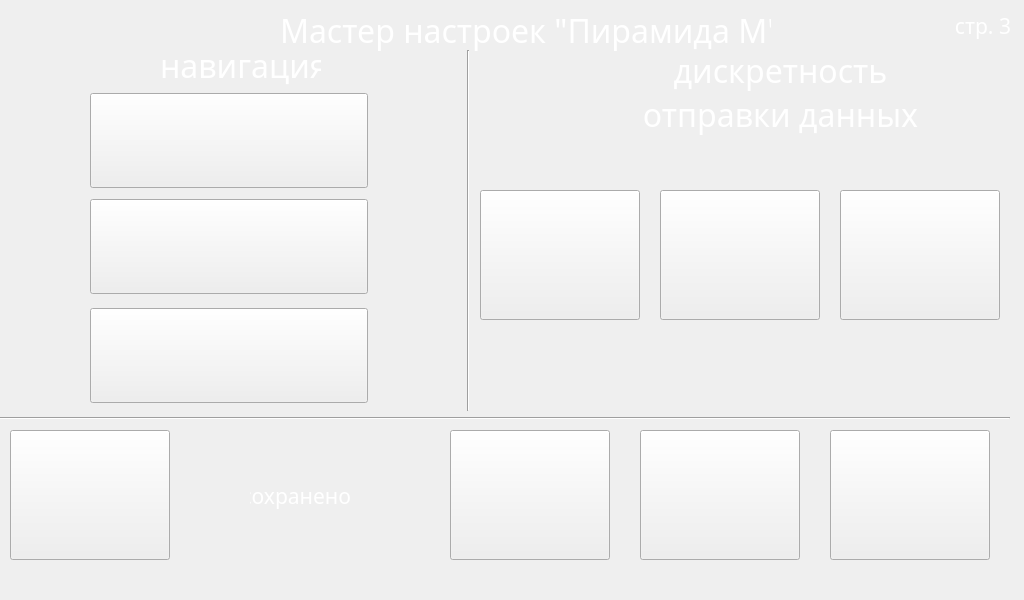
    <widget class="QWidget" name="Page3" native="true">
     <property name="minimumSize">
      <size>
       <width>1024</width>
       <height>600</height>
      </size>
     </property>
     <property name="maximumSize">
      <size>
       <width>1024</width>
       <height>600</height>
      </size>
     </property>
     <widget class="QLabel" name="page2">
      <property name="geometry">
       <rect>
        <x>920</x>
        <y>10</y>
        <width>91</width>
        <height>31</height>
       </rect>
      </property>
      <property name="palette">
       <palette>
        <active>
         <colorrole role="WindowText">
          <brush brushstyle="SolidPattern">
           <color alpha="255">
            <red>255</red>
            <green>255</green>
            <blue>255</blue>
           </color>
          </brush>
         </colorrole>
         <colorrole role="Text">
          <brush brushstyle="SolidPattern">
           <color alpha="255">
            <red>255</red>
            <green>255</green>
            <blue>255</blue>
           </color>
          </brush>
         </colorrole>
         <colorrole role="ButtonText">
          <brush brushstyle="SolidPattern">
           <color alpha="255">
            <red>255</red>
            <green>255</green>
            <blue>255</blue>
           </color>
          </brush>
         </colorrole>
        </active>
        <inactive>
         <colorrole role="WindowText">
          <brush brushstyle="SolidPattern">
           <color alpha="255">
            <red>255</red>
            <green>255</green>
            <blue>255</blue>
           </color>
          </brush>
         </colorrole>
         <colorrole role="Text">
          <brush brushstyle="SolidPattern">
           <color alpha="255">
            <red>255</red>
            <green>255</green>
            <blue>255</blue>
           </color>
          </brush>
         </colorrole>
         <colorrole role="ButtonText">
          <brush brushstyle="SolidPattern">
           <color alpha="255">
            <red>255</red>
            <green>255</green>
            <blue>255</blue>
           </color>
          </brush>
         </colorrole>
        </inactive>
        <disabled>
         <colorrole role="WindowText">
          <brush brushstyle="SolidPattern">
           <color alpha="255">
            <red>120</red>
            <green>120</green>
            <blue>120</blue>
           </color>
          </brush>
         </colorrole>
         <colorrole role="Text">
          <brush brushstyle="SolidPattern">
           <color alpha="255">
            <red>120</red>
            <green>120</green>
            <blue>120</blue>
           </color>
          </brush>
         </colorrole>
         <colorrole role="ButtonText">
          <brush brushstyle="SolidPattern">
           <color alpha="255">
            <red>120</red>
            <green>120</green>
            <blue>120</blue>
           </color>
          </brush>
         </colorrole>
        </disabled>
       </palette>
      </property>
      <property name="font">
       <font>
        <family>Trebuchet MS</family>
        <pointsize>16</pointsize>
       </font>
      </property>
      <property name="text">
       <string>стр. 3</string>
      </property>
      <property name="alignment">
       <set>Qt::AlignRight|Qt::AlignTrailing|Qt::AlignVCenter</set>
      </property>
     </widget>
     <widget class="QLabel" name="caption">
      <property name="geometry">
       <rect>
        <x>280</x>
        <y>10</y>
        <width>491</width>
        <height>41</height>
       </rect>
      </property>
      <property name="palette">
       <palette>
        <active>
         <colorrole role="WindowText">
          <brush brushstyle="SolidPattern">
           <color alpha="255">
            <red>255</red>
            <green>255</green>
            <blue>255</blue>
           </color>
          </brush>
         </colorrole>
         <colorrole role="Text">
          <brush brushstyle="SolidPattern">
           <color alpha="255">
            <red>255</red>
            <green>255</green>
            <blue>255</blue>
           </color>
          </brush>
         </colorrole>
         <colorrole role="ButtonText">
          <brush brushstyle="SolidPattern">
           <color alpha="255">
            <red>255</red>
            <green>255</green>
            <blue>255</blue>
           </color>
          </brush>
         </colorrole>
        </active>
        <inactive>
         <colorrole role="WindowText">
          <brush brushstyle="SolidPattern">
           <color alpha="255">
            <red>255</red>
            <green>255</green>
            <blue>255</blue>
           </color>
          </brush>
         </colorrole>
         <colorrole role="Text">
          <brush brushstyle="SolidPattern">
           <color alpha="255">
            <red>255</red>
            <green>255</green>
            <blue>255</blue>
           </color>
          </brush>
         </colorrole>
         <colorrole role="ButtonText">
          <brush brushstyle="SolidPattern">
           <color alpha="255">
            <red>255</red>
            <green>255</green>
            <blue>255</blue>
           </color>
          </brush>
         </colorrole>
        </inactive>
        <disabled>
         <colorrole role="WindowText">
          <brush brushstyle="SolidPattern">
           <color alpha="255">
            <red>120</red>
            <green>120</green>
            <blue>120</blue>
           </color>
          </brush>
         </colorrole>
         <colorrole role="Text">
          <brush brushstyle="SolidPattern">
           <color alpha="255">
            <red>120</red>
            <green>120</green>
            <blue>120</blue>
           </color>
          </brush>
         </colorrole>
         <colorrole role="ButtonText">
          <brush brushstyle="SolidPattern">
           <color alpha="255">
            <red>120</red>
            <green>120</green>
            <blue>120</blue>
           </color>
          </brush>
         </colorrole>
        </disabled>
       </palette>
      </property>
      <property name="font">
       <font>
        <family>Trebuchet MS</family>
        <pointsize>24</pointsize>
       </font>
      </property>
      <property name="text">
       <string>Мастер настроек &quot;Пирамида М&quot;</string>
      </property>
      <property name="alignment">
       <set>Qt::AlignLeading|Qt::AlignLeft|Qt::AlignVCenter</set>
      </property>
     </widget>
     <widget class="Line" name="line_6">
      <property name="geometry">
       <rect>
        <x>-10</x>
        <y>410</y>
        <width>1020</width>
        <height>16</height>
       </rect>
      </property>
      <property name="orientation">
       <enum>Qt::Horizontal</enum>
      </property>
     </widget>
     <widget class="QPushButton" name="FinishBut">
      <property name="geometry">
       <rect>
        <x>830</x>
        <y>430</y>
        <width>160</width>
        <height>130</height>
       </rect>
      </property>
      <property name="styleSheet">
       <string notr="true"> QPushButton:hover:pressed {
    padding-right: 15px; /* make room for the arrows */
	border-image: url(:/Pyramid/got_n.png);
     border-width: 3;}
 
QPushButton{
     padding-right: 15px; /* make room for the arrows */
   	border-image: url(:/Pyramid/got.png);
     border-width: 3;}

 QPushButton:hover {
    padding-right: 15px; /* make room for the arrows */
   border-image: url(:/Pyramid/got.png);
     border-width: 3;}</string>
      </property>
      <property name="text">
       <string/>
      </property>
     </widget>
     <widget class="QPushButton" name="saveBut">
      <property name="geometry">
       <rect>
        <x>450</x>
        <y>430</y>
        <width>160</width>
        <height>130</height>
       </rect>
      </property>
      <property name="styleSheet">
       <string notr="true"> QPushButton:hover:pressed {
    padding-right: 15px; /* make room for the arrows */
	border-image: url(:/Pyramid/save_n.png);
     border-width: 3;}
 
QPushButton{
     padding-right: 15px; /* make room for the arrows */
   	border-image: url(:/Pyramid/save.png);
     border-width: 3;}

 QPushButton:hover {
    padding-right: 15px; /* make room for the arrows */
   border-image: url(:/Pyramid/save.png);
     border-width: 3;}</string>
      </property>
      <property name="text">
       <string/>
      </property>
     </widget>
     <widget class="QLabel" name="naviLbl">
      <property name="geometry">
       <rect>
        <x>160</x>
        <y>45</y>
        <width>161</width>
        <height>41</height>
       </rect>
      </property>
      <property name="palette">
       <palette>
        <active>
         <colorrole role="WindowText">
          <brush brushstyle="SolidPattern">
           <color alpha="255">
            <red>255</red>
            <green>255</green>
            <blue>255</blue>
           </color>
          </brush>
         </colorrole>
         <colorrole role="Text">
          <brush brushstyle="SolidPattern">
           <color alpha="255">
            <red>255</red>
            <green>255</green>
            <blue>255</blue>
           </color>
          </brush>
         </colorrole>
         <colorrole role="ButtonText">
          <brush brushstyle="SolidPattern">
           <color alpha="255">
            <red>255</red>
            <green>255</green>
            <blue>255</blue>
           </color>
          </brush>
         </colorrole>
        </active>
        <inactive>
         <colorrole role="WindowText">
          <brush brushstyle="SolidPattern">
           <color alpha="255">
            <red>255</red>
            <green>255</green>
            <blue>255</blue>
           </color>
          </brush>
         </colorrole>
         <colorrole role="Text">
          <brush brushstyle="SolidPattern">
           <color alpha="255">
            <red>255</red>
            <green>255</green>
            <blue>255</blue>
           </color>
          </brush>
         </colorrole>
         <colorrole role="ButtonText">
          <brush brushstyle="SolidPattern">
           <color alpha="255">
            <red>255</red>
            <green>255</green>
            <blue>255</blue>
           </color>
          </brush>
         </colorrole>
        </inactive>
        <disabled>
         <colorrole role="WindowText">
          <brush brushstyle="SolidPattern">
           <color alpha="255">
            <red>120</red>
            <green>120</green>
            <blue>120</blue>
           </color>
          </brush>
         </colorrole>
         <colorrole role="Text">
          <brush brushstyle="SolidPattern">
           <color alpha="255">
            <red>120</red>
            <green>120</green>
            <blue>120</blue>
           </color>
          </brush>
         </colorrole>
         <colorrole role="ButtonText">
          <brush brushstyle="SolidPattern">
           <color alpha="255">
            <red>120</red>
            <green>120</green>
            <blue>120</blue>
           </color>
          </brush>
         </colorrole>
        </disabled>
       </palette>
      </property>
      <property name="font">
       <font>
        <family>Trebuchet MS</family>
        <pointsize>24</pointsize>
       </font>
      </property>
      <property name="text">
       <string>навигация</string>
      </property>
      <property name="alignment">
       <set>Qt::AlignLeading|Qt::AlignLeft|Qt::AlignVCenter</set>
      </property>
     </widget>
     <widget class="QPushButton" name="onMarsh">
      <property name="geometry">
       <rect>
        <x>90</x>
        <y>93</y>
        <width>278</width>
        <height>95</height>
       </rect>
      </property>
      <property name="styleSheet">
       <string notr="true"> QPushButton:hover:pressed {
    padding-right: 15px; /* make room for the arrows */
	border-image: url(:/Pyramid/navig_na_marshr_n.png);
     border-width: 3;}
 
QPushButton{
     padding-right: 15px; /* make room for the arrows */
   	border-image: url(:/Pyramid/navig_na_marshr.png);
     border-width: 3;}

 QPushButton:hover {
    padding-right: 15px; /* make room for the arrows */
   border-image: url(:/Pyramid/navig_na_marshr.png);
     border-width: 3;}
 QPushButton:disabled {
    padding-right: 15px; /* make room for the arrows */
	border-image: url(:/Pyramid/navig_na_marshr_n.png);
     border-width: 3;}</string>
      </property>
      <property name="text">
       <string/>
      </property>
     </widget>
     <widget class="QPushButton" name="onPoint">
      <property name="geometry">
       <rect>
        <x>90</x>
        <y>199</y>
        <width>278</width>
        <height>95</height>
       </rect>
      </property>
      <property name="styleSheet">
       <string notr="true"> QPushButton:hover:pressed {
    padding-right: 15px; /* make room for the arrows */
	border-image: url(:/Pyramid/na_koord_n.png);
     border-width: 3;}
 
QPushButton{
     padding-right: 15px; /* make room for the arrows */
   	border-image: url(:/Pyramid/na_koord.png);
     border-width: 3;}

 QPushButton:hover {
    padding-right: 15px; /* make room for the arrows */
   border-image: url(:/Pyramid/na_koord.png);
     border-width: 3;}
 QPushButton:disabled {
    padding-right: 15px; /* make room for the arrows */
	border-image: url(:/Pyramid/na_koord_n.png);
     border-width: 3;}</string>
      </property>
      <property name="text">
       <string/>
      </property>
     </widget>
     <widget class="QPushButton" name="onCoord">
      <property name="geometry">
       <rect>
        <x>90</x>
        <y>308</y>
        <width>278</width>
        <height>95</height>
       </rect>
      </property>
      <property name="styleSheet">
       <string notr="true"> QPushButton:hover:pressed {
    padding-right: 15px; /* make room for the arrows */
	border-image: url(:/Pyramid/zad_t_n.png);
     border-width: 3;}
 
QPushButton{
     padding-right: 15px; /* make room for the arrows */
   	border-image: url(:/Pyramid/zad_t.png);
     border-width: 3;}

 QPushButton:hover {
    padding-right: 15px; /* make room for the arrows */
   border-image: url(:/Pyramid/zad_t.png);
     border-width: 3;}
 QPushButton:disabled {
    padding-right: 15px; /* make room for the arrows */
	border-image: url(:/Pyramid/zad_t_n.png);
     border-width: 3;}</string>
      </property>
      <property name="text">
       <string/>
      </property>
     </widget>
     <widget class="Line" name="line_5">
      <property name="geometry">
       <rect>
        <x>460</x>
        <y>50</y>
        <width>16</width>
        <height>361</height>
       </rect>
      </property>
      <property name="orientation">
       <enum>Qt::Vertical</enum>
      </property>
     </widget>
     <widget class="QLabel" name="discrLbl">
      <property name="geometry">
       <rect>
        <x>620</x>
        <y>37</y>
        <width>321</width>
        <height>111</height>
       </rect>
      </property>
      <property name="palette">
       <palette>
        <active>
         <colorrole role="WindowText">
          <brush brushstyle="SolidPattern">
           <color alpha="255">
            <red>255</red>
            <green>255</green>
            <blue>255</blue>
           </color>
          </brush>
         </colorrole>
         <colorrole role="Text">
          <brush brushstyle="SolidPattern">
           <color alpha="255">
            <red>255</red>
            <green>255</green>
            <blue>255</blue>
           </color>
          </brush>
         </colorrole>
         <colorrole role="ButtonText">
          <brush brushstyle="SolidPattern">
           <color alpha="255">
            <red>255</red>
            <green>255</green>
            <blue>255</blue>
           </color>
          </brush>
         </colorrole>
        </active>
        <inactive>
         <colorrole role="WindowText">
          <brush brushstyle="SolidPattern">
           <color alpha="255">
            <red>255</red>
            <green>255</green>
            <blue>255</blue>
           </color>
          </brush>
         </colorrole>
         <colorrole role="Text">
          <brush brushstyle="SolidPattern">
           <color alpha="255">
            <red>255</red>
            <green>255</green>
            <blue>255</blue>
           </color>
          </brush>
         </colorrole>
         <colorrole role="ButtonText">
          <brush brushstyle="SolidPattern">
           <color alpha="255">
            <red>255</red>
            <green>255</green>
            <blue>255</blue>
           </color>
          </brush>
         </colorrole>
        </inactive>
        <disabled>
         <colorrole role="WindowText">
          <brush brushstyle="SolidPattern">
           <color alpha="255">
            <red>120</red>
            <green>120</green>
            <blue>120</blue>
           </color>
          </brush>
         </colorrole>
         <colorrole role="Text">
          <brush brushstyle="SolidPattern">
           <color alpha="255">
            <red>120</red>
            <green>120</green>
            <blue>120</blue>
           </color>
          </brush>
         </colorrole>
         <colorrole role="ButtonText">
          <brush brushstyle="SolidPattern">
           <color alpha="255">
            <red>120</red>
            <green>120</green>
            <blue>120</blue>
           </color>
          </brush>
         </colorrole>
        </disabled>
       </palette>
      </property>
      <property name="font">
       <font>
        <family>Trebuchet MS</family>
        <pointsize>24</pointsize>
       </font>
      </property>
      <property name="text">
       <string>дискретность
отправки данных</string>
      </property>
      <property name="alignment">
       <set>Qt::AlignCenter</set>
      </property>
     </widget>
     <widget class="QPushButton" name="cancelButPage3">
      <property name="geometry">
       <rect>
        <x>640</x>
        <y>430</y>
        <width>160</width>
        <height>130</height>
       </rect>
      </property>
      <property name="styleSheet">
       <string notr="true"> QPushButton:hover:pressed {
    padding-right: 15px; /* make room for the arrows */
	border-image: url(:/Pyramid/gps_cancel_n.png);
     border-width: 3;}
 
QPushButton{
     padding-right: 15px; /* make room for the arrows */
   	border-image: url(:/Pyramid/gps_cancel.png);
     border-width: 3;}

 QPushButton:hover {
    padding-right: 15px; /* make room for the arrows */
   border-image: url(:/Pyramid/gps_cancel.png);
     border-width: 3;}</string>
      </property>
      <property name="text">
       <string/>
      </property>
     </widget>
     <widget class="QPushButton" name="sec30">
      <property name="geometry">
       <rect>
        <x>480</x>
        <y>190</y>
        <width>160</width>
        <height>130</height>
       </rect>
      </property>
      <property name="font">
       <font>
        <family>Trebuchet MS</family>
        <pointsize>10</pointsize>
       </font>
      </property>
      <property name="styleSheet">
       <string notr="true"> QPushButton:hover:pressed {
    padding-right: 15px; /* make room for the arrows */
	border-image: url(:/Pyramid/diskr_30s_n.png);
     border-width: 3;}
 
QPushButton{
     padding-right: 15px; /* make room for the arrows */
   	border-image: url(:/Pyramid/diskr_30s.png);
     border-width: 3;}

 QPushButton:hover {
    padding-right: 15px; /* make room for the arrows */
   border-image: url(:/Pyramid/diskr_30s.png);
     border-width: 3;}
 QPushButton:disabled {
    padding-right: 15px; /* make room for the arrows */
	border-image: url(:/Pyramid/diskr_30s_n.png);
     border-width: 3;}</string>
      </property>
      <property name="text">
       <string/>
      </property>
     </widget>
     <widget class="QPushButton" name="min1">
      <property name="geometry">
       <rect>
        <x>660</x>
        <y>190</y>
        <width>160</width>
        <height>130</height>
       </rect>
      </property>
      <property name="font">
       <font>
        <family>Trebuchet MS</family>
        <pointsize>10</pointsize>
       </font>
      </property>
      <property name="styleSheet">
       <string notr="true"> QPushButton:hover:pressed {
    padding-right: 15px; /* make room for the arrows */
	border-image: url(:/Pyramid/diskr_1min_n.png);
     border-width: 3;}
 
QPushButton{
     padding-right: 15px; /* make room for the arrows */
   	border-image: url(:/Pyramid/diskr_1min.png);
     border-width: 3;}

 QPushButton:hover {
    padding-right: 15px; /* make room for the arrows */
   border-image: url(:/Pyramid/diskr_1min.png);
     border-width: 3;}
 QPushButton:disabled {
    padding-right: 15px; /* make room for the arrows */
	border-image: url(:/Pyramid/diskr_1min_n.png);
     border-width: 3;}</string>
      </property>
      <property name="text">
       <string/>
      </property>
     </widget>
     <widget class="QPushButton" name="min3">
      <property name="geometry">
       <rect>
        <x>840</x>
        <y>190</y>
        <width>160</width>
        <height>130</height>
       </rect>
      </property>
      <property name="font">
       <font>
        <family>Trebuchet MS</family>
        <pointsize>10</pointsize>
       </font>
      </property>
      <property name="styleSheet">
       <string notr="true"> QPushButton:hover:pressed {
    padding-right: 15px; /* make room for the arrows */
	border-image: url(:/Pyramid/diskr_3min_n.png);
     border-width: 3;}
 
QPushButton{
     padding-right: 15px; /* make room for the arrows */
   	border-image: url(:/Pyramid/diskr_3min.png);
     border-width: 3;}

 QPushButton:hover {
    padding-right: 15px; /* make room for the arrows */
   border-image: url(:/Pyramid/diskr_3min.png);
     border-width: 3;}

 QPushButton:disabled {
    padding-right: 15px; /* make room for the arrows */
	border-image: url(:/Pyramid/diskr_3min_n.png);
     border-width: 3;}</string>
      </property>
      <property name="text">
       <string/>
      </property>
     </widget>
     <widget class="QPushButton" name="backButPage3">
      <property name="geometry">
       <rect>
        <x>10</x>
        <y>430</y>
        <width>160</width>
        <height>130</height>
       </rect>
      </property>
      <property name="styleSheet">
       <string notr="true"> QPushButton:hover:pressed {
    padding-right: 15px; /* make room for the arrows */
	border-image: url(:/Pyramid/nazad_n_.png);
     border-width: 3;}
 
QPushButton{
     padding-right: 15px; /* make room for the arrows */
   	border-image: url(:/Pyramid/nazad_.png);
     border-width: 3;}

 QPushButton:hover {
    padding-right: 15px; /* make room for the arrows */
   border-image: url(:/Pyramid/nazad_.png);
     border-width: 3;}</string>
      </property>
      <property name="text">
       <string/>
      </property>
     </widget>
     <widget class="QLabel" name="saveLbl">
      <property name="geometry">
       <rect>
        <x>250</x>
        <y>480</y>
        <width>101</width>
        <height>31</height>
       </rect>
      </property>
      <property name="palette">
       <palette>
        <active>
         <colorrole role="WindowText">
          <brush brushstyle="SolidPattern">
           <color alpha="255">
            <red>255</red>
            <green>255</green>
            <blue>255</blue>
           </color>
          </brush>
         </colorrole>
         <colorrole role="Text">
          <brush brushstyle="SolidPattern">
           <color alpha="255">
            <red>255</red>
            <green>255</green>
            <blue>255</blue>
           </color>
          </brush>
         </colorrole>
         <colorrole role="ButtonText">
          <brush brushstyle="SolidPattern">
           <color alpha="255">
            <red>255</red>
            <green>255</green>
            <blue>255</blue>
           </color>
          </brush>
         </colorrole>
        </active>
        <inactive>
         <colorrole role="WindowText">
          <brush brushstyle="SolidPattern">
           <color alpha="255">
            <red>255</red>
            <green>255</green>
            <blue>255</blue>
           </color>
          </brush>
         </colorrole>
         <colorrole role="Text">
          <brush brushstyle="SolidPattern">
           <color alpha="255">
            <red>255</red>
            <green>255</green>
            <blue>255</blue>
           </color>
          </brush>
         </colorrole>
         <colorrole role="ButtonText">
          <brush brushstyle="SolidPattern">
           <color alpha="255">
            <red>255</red>
            <green>255</green>
            <blue>255</blue>
           </color>
          </brush>
         </colorrole>
        </inactive>
        <disabled>
         <colorrole role="WindowText">
          <brush brushstyle="SolidPattern">
           <color alpha="255">
            <red>120</red>
            <green>120</green>
            <blue>120</blue>
           </color>
          </brush>
         </colorrole>
         <colorrole role="Text">
          <brush brushstyle="SolidPattern">
           <color alpha="255">
            <red>120</red>
            <green>120</green>
            <blue>120</blue>
           </color>
          </brush>
         </colorrole>
         <colorrole role="ButtonText">
          <brush brushstyle="SolidPattern">
           <color alpha="255">
            <red>120</red>
            <green>120</green>
            <blue>120</blue>
           </color>
          </brush>
         </colorrole>
        </disabled>
       </palette>
      </property>
      <property name="font">
       <font>
        <family>Trebuchet MS</family>
        <pointsize>16</pointsize>
       </font>
      </property>
      <property name="text">
       <string>сохранено</string>
      </property>
      <property name="alignment">
       <set>Qt::AlignRight|Qt::AlignTrailing|Qt::AlignVCenter</set>
      </property>
     </widget>
    </widget>
